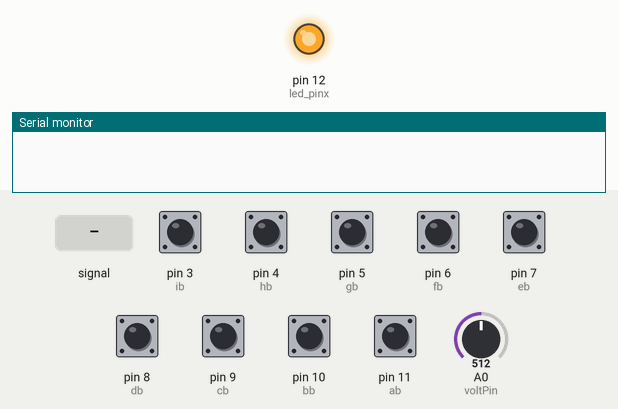
Recording of a sketch running on a simulated Arduino Nano, built with avr-gcc and run on an emulated ATmega328P. Parts: output pins drawn as LEDs (lit = HIGH), the last lines printed to the serial monitor. The test bench sets the inputs (shaded band); at power-on: pin 3 (ib), pin 4 (hb), pin 5 (gb), pin 6 (fb), pin 7 (eb), pin 8 (db), pin 9 (cb), pin 10 (bb), pin 11 (ab) HIGH, A0 (voltPin) = 512.

Above: at 1.28 s.
1.3 s: A0 (voltPin) fed a 1000 Hz sine of ±255 counts around its level
4.3 s: pin 3 (ib) pulled LOW for 0.15 s
At 4.48 s:
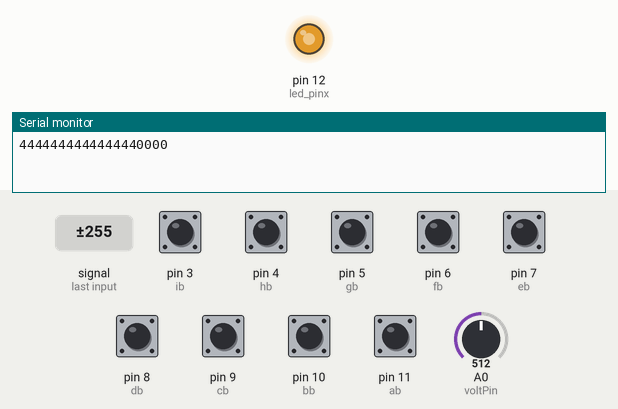
7.3 s: A0 (voltPin) set to 900
At 8.2 s:
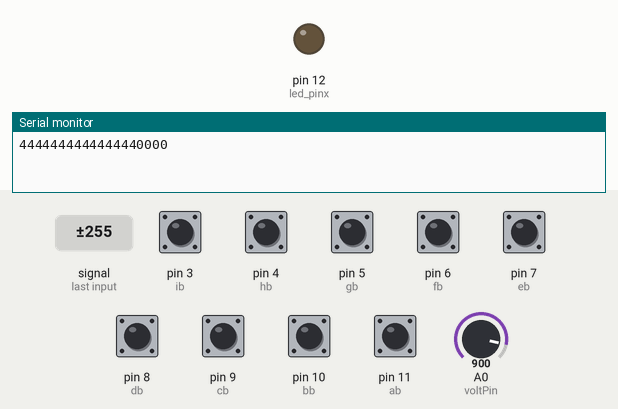
Timing chart, 0 to 10.3 s (numbered marks = the images above; inputs shaded):
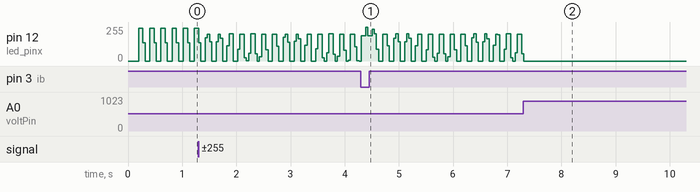

Measured:
- after the input at 7.3 s, pin 12 (led_pinx): goes on until 7.3 s, then stays 0/255

The sketch:

pilot.ino
```cpp
/*
 * Program: Tablica_Pilot
 * Autor: Radosław Pawełek
 * Data kompilacji 12.10.2016
 * Płytka: Arduino nano 5V atmega328
 * Opis: Oprogramowanie nadajnika do tablicy sportowej
 *

 */

const int led_pin = 12;
const int transmit_pin = 2;
const int receive_pin = 98;
const int transmit_en_pin = 99;
char dane = '0';
int serial = 0;
int ab = 11;
int bb = 10;
int cb = 9;
int db = 8;
int eb = 7;
int fb = 6;
int gb = 5;
int hb = 4;
int ib = 3;
int as = 0;
int bs = 0;
int cs = 0;
int ds = 0;
int es = 0;
int fs = 0;
int gs = 0;
int hs = 0;
int is = 0;
int voltPin = 14;
int led_pinx = 12;
int wartosc = 0;
float wolty = 0;
int xyz = 0;
int danelicznik = 0;
int reset = 0;

void setup() {
  Serial.begin(9600);

  // IO
  pinMode(ab, INPUT_PULLUP);
  pinMode(bb, INPUT_PULLUP);
  pinMode(cb, INPUT_PULLUP);
  pinMode(db, INPUT_PULLUP);
  pinMode(eb, INPUT_PULLUP);
  pinMode(fb, INPUT_PULLUP);
  pinMode(gb, INPUT_PULLUP);
  pinMode(hb, INPUT_PULLUP);
  pinMode(ib, INPUT_PULLUP);
  pinMode(led_pinx, OUTPUT);
  delay(50);
  es = digitalRead(eb);
  gs = digitalRead(gb);
}

void loop() {
as = digitalRead(ab);
bs = digitalRead(bb);
cs = digitalRead(cb);
ds = digitalRead(db);
es = digitalRead(eb);
fs = digitalRead(fb);
gs = digitalRead(gb);
hs = digitalRead(hb);
is = digitalRead(ib);

    if (as == 0) {
    dane = '7'; //a++, Punkty lewa strona +1
    danelicznik = 5;
  }
    if (bs == 0) {
    dane = '5'; //a--, Punkty lewa strona -1
    danelicznik = 5;
  }
    if (cs == 0) {
    dane = '6'; //e++ Punkty prawa strona +1
    danelicznik = 5;
  }
    if (ds == 0) {
    dane = '8'; //e-- Punkty prawa strona -1
    danelicznik = 5;
  }
    if (es == 0) {
    dane = '9'; //c++ Sety lewa strona +1
    danelicznik = 5;
    reset ++;
  } else {
    reset = 0;
  }
    if (fs == 0) {
    dane = '3'; //c-- Sety lewa strona -1
    danelicznik = 5;
  }
    if (gs == 0) {
    dane = '1'; //f++ Sety prawa strona +1
    danelicznik = 5;
  }
    if (hs == 0) {
    dane = '2'; //f-- Sety prawa strona -1
    danelicznik = 5;
  }
    if (is == 0) {
    dane = '4'; //Reset All
    danelicznik = 5;
  }


if(danelicznik > 0){
char danex = {dane};
Serial.print(danex);
delay(10);
dane = '0';
danelicznik--;
}

  int wartosc = analogRead(voltPin); // odczytuję wartość na pinie analogowym
  float wolty = wartosc / 204.8; // konwertuje wartość na napiecie
  if(wolty < 3.60 && wolty > 3.51){
    digitalWrite(led_pinx, HIGH);
  } else {
    digitalWrite(led_pinx, LOW);
  }

  if(wolty < 3.55 && xyz > 500){
    digitalWrite(led_pinx, HIGH);
  } else {
    digitalWrite(led_pinx, LOW);
  }
xyz++;
if(xyz == 1000){
  xyz = 0;
}
if(reset > 100){
    dane = 'a'; //Reset All
    danelicznik = 5;
}

}
```
